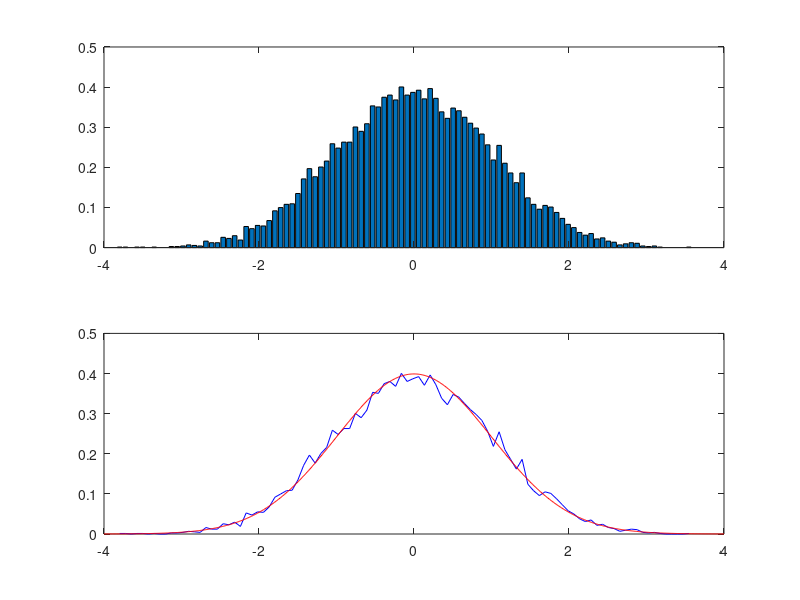

The MATLAB source for this figure:
x = randn(1,10000);
[y,m] = hist(x,100);
A = sum(y*(m(2)-m(1)));
figure(1),subplot(2,1,1),bar(m,y/A);
t = -4:0.01:4;
f = 1/sqrt(2*pi)*exp(-t.^2/2);
figure(1), subplot(2,1,2), plot(m,y/A,'b',t,f,'r')
